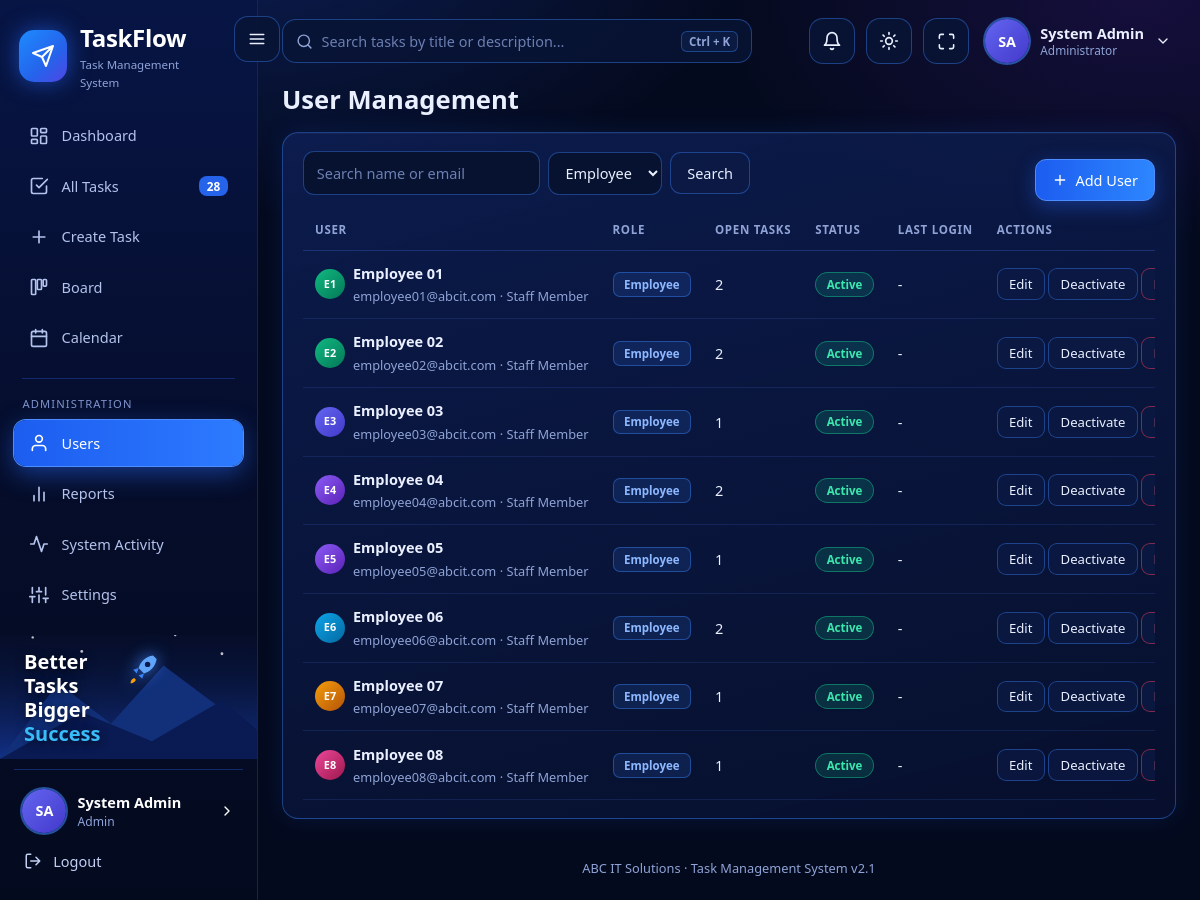
/admin/users.php?role=employee (signed in), run on the app's committed database.
### tables this page shows
CREATE TABLE users (
  id INT AUTO_INCREMENT PRIMARY KEY,
  full_name VARCHAR(150) NOT NULL,
  email VARCHAR(150) NOT NULL UNIQUE,
  password_hash VARCHAR(255) NOT NULL,
  role ENUM('admin','manager','employee') NOT NULL DEFAULT 'employee',
  phone VARCHAR(30) NULL,
  job_title VARCHAR(100) NULL,
  is_active TINYINT(1) NOT NULL DEFAULT 1,
  failed_logins TINYINT UNSIGNED NOT NULL DEFAULT 0,
  locked_until DATETIME NULL,
  last_login DATETIME NULL,
  created_at TIMESTAMP NOT NULL DEFAULT CURRENT_TIMESTAMP,
  INDEX idx_role (role)
);

### config/database.php (called while the page is built, shortened)
<?php
class Database
{
    private static ?PDO $pdo = null;
    public static function getConnection(): PDO
    {
        if (self::$pdo === null) {
            try {
                self::$pdo = new PDO('mysql:host=' . self::HOST . ';dbname=' . self::NAME . ';charset=utf8mb4', self::USER, self::PASS, self::OPTIONS);
                self::$pdo->exec("SET time_zone = '" . DB_TIME_ZONE . "'");
            } catch (PDOException $e) {
                $base = defined('BASE_URL') ? BASE_URL : '';
                die('<h3>Database connection failed</h3><p>Start MySQL in XAMPP, then open <a href="' . htmlspecialchars($base) . '/install.php">install.php</a> to create the database.</p><pre>' . htmlspecialchars($e->getMessage()) . '</pre>');
            }
        }
        return self::$pdo;
    }
}

### admin/users.php (the view, shortened to what this page needs)
<?php
require_once __DIR__ . '/../config/config.php';
$user = require_role(['admin']);
$q = trim($_GET['q'] ?? ''); $role = $_GET['role'] ?? '';
$where = ['1=1']; $p = [];
if (isset(ROLES[$role])) { $where[] = 'u.role = ?'; $p[] = $role; }
$w = implode(' AND ', $where); $page = page_num();
$c = db()->prepare("SELECT COUNT(*) FROM users u WHERE $w"); $c->execute($p); $total = (int)$c->fetchColumn();
$st = db()->prepare("SELECT u.*, (SELECT COUNT(*) FROM tasks t WHERE t.assigned_to = u.id AND t.status <> 'Completed') open_tasks FROM users u WHERE $w ORDER BY FIELD(u.role,'admin','manager','employee'), u.full_name LIMIT " . PER_PAGE . ' OFFSET ' . (($page - 1) * PER_PAGE));
$st->execute($p); $rows = $st->fetchAll();
$pageTitle = 'User Management'; include __DIR__ . '/../includes/header.php';
?>
<div class="card"><div class="row between wrap">
  <form class="filters" method="get"><input name="q" placeholder="Search name or email" value="<?= e($q) ?>">
    <select name="role" data-autosubmit><option value="">All roles</option><?php foreach (ROLES as $k => $v): ?><option value="<?= $k ?>" <?= $role === $k ? 'selected' : '' ?>><?= $v ?></option><?php endforeach; ?></select>
    <button class="btn">Search</button></form>
  <a class="btn primary" href="<?= e(url('admin/user_form.php')) ?>"><?= icon('plus', 16) ?> Add User</a></div>
<div class="table-wrap"><table><thead><tr><th>User</th><th>Role</th><th>Open tasks</th><th>Status</th><th>Last login</th><th>Actions</th></tr></thead><tbody>
<?php foreach ($rows as $r): $locked = $r['locked_until'] && strtotime($r['locked_until']) > time(); ?><tr>
  <td><span class="who"><?= avatar($r['full_name']) ?><span><b><?= e($r['full_name']) ?></b><br><span class="muted small"><?= e($r['email']) ?><?= $r['job_title'] ? ' &middot; ' . e($r['job_title']) : '' ?></span></span></span></td>
  <td><?= badge(ROLES[$r['role']], 'role') ?></td><td><?= $r['role'] === 'employee' ? (int)$r['open_tasks'] : '-' ?></td>
  <td><?= $r['is_active'] ? badge('Active', 'completed') : badge('Inactive', 'overdue') ?> <?= $locked ? badge('Locked', 'urgent') : '' ?></td>
  <td><?= $r['last_login'] ? e(time_ago($r['last_login'])) : '-' ?></td>
  <td class="actions"><a class="btn sm" href="<?= e(url('admin/user_form.php?id=' . $r['id'])) ?>">Edit</a>
  <?php if ($r['id'] != $user['id']): ?>
    <form method="post" class="inline"><button class="btn sm"><?= $r['is_active'] ? 'Deactivate' : 'Activate' ?></button></form>
    <form method="post" class="inline" data-confirm="Delete <?= e($r['full_name']) ?> permanently?"><button class="btn sm danger"></button></form>
  <?php endif; ?></td></tr><?php endforeach; ?>
</tbody></table></div><?= pager($total, $page) ?></div>
<?php include __DIR__ . '/../includes/footer.php'; ?>

### includes/header.php (shortened to what this page needs)
<?php
$user = $user ?? require_login();
$unread = unread_count($user['id']);
$nav = [
  'admin' => [['Overview', [['Dashboard','admin/dashboard.php','dashboard'],['All Tasks','tasks/index.php','tasks'],['Create Task','manager/task_form.php','plus'],['Board','tasks/board.php','board'],['Calendar','tasks/calendar.php','calendar']]],
              ['Administration', [['Users','admin/users.php','user'],['Reports','reports/index.php','chart'],['System Activity','admin/activity.php','activity'],['Settings','admin/settings.php','sliders']]]],
  'manager' => [['Overview', [['Dashboard','manager/dashboard.php','dashboard'],['Tasks','tasks/index.php','tasks'],['Board','tasks/board.php','board'],['Calendar','tasks/calendar.php','calendar']]],
                ['Manage', [['Create Task','manager/task_form.php','plus'],['Projects','manager/projects.php','folder'],['Reports','reports/index.php','chart']]]],
  'employee' => [['My Work', [['Dashboard','employee/dashboard.php','dashboard'],['My Tasks','tasks/index.php','tasks'],['My Board','tasks/board.php','board'],['Calendar','tasks/calendar.php','calendar'],['Task History','employee/history.php','clock']]]],
][$user['role']];
if ($user['role'] === 'employee') { $bc = db()->prepare("SELECT COUNT(*) FROM tasks WHERE assigned_to = ? AND status <> 'Completed'"); $bc->execute([$user['id']]); $navCount = (int)$bc->fetchColumn(); }
else $navCount = (int)db()->query('SELECT COUNT(*) FROM tasks')->fetchColumn();
$here = $_SERVER['SCRIPT_NAME'];
?><!DOCTYPE html>
<html lang="en" data-theme="dark"><head><meta charset="utf-8"><meta name="viewport" content="width=device-width, initial-scale=1">
<link rel="stylesheet" href="<?= e(url('assets/css/style.css')) ?>"></head>
<body>
<aside class="sidebar" id="sidebar">
  <a class="brand" href="<?= e(url(home_for($user['role']))) ?>"><span class="logo"><?= icon('send', 24) ?></span><span>TaskFlow<small>Task Management System</small></span></a>
  <nav><?php foreach ($nav as $gi => [$group, $items]): ?><?php if ($gi > 0): ?><div class="grp"><?= e($group) ?></div><?php endif; ?>
    <?php foreach ($items as [$label, $path, $ic]): ?><a href="<?= e(url($path)) ?>" class="<?= substr($here, -strlen($path)) === $path ? 'active' : '' ?>"><?= icon($ic, 20) ?><span><?= e($label) ?></span><?php if ($path === 'tasks/index.php'): ?><em class="cnt"><?= $navCount ?></em><?php endif; ?></a><?php endforeach; endforeach; ?></nav>
  <?= art_sidebar() ?>
  <div class="side-foot"><a href="<?= e(url('auth/profile.php')) ?>" class="me"><?= avatar($user['full_name'], 'lg') ?><span><b><?= e($user['full_name']) ?></b><small><?= e(ROLES[$user['role']]) ?></small></span><?= icon('right', 16) ?></a>
    <a class="logout" href="<?= e(url('auth/logout.php')) ?>"><?= icon('logout', 18) ?> Logout</a></div>
</aside>
<button id="menuBtn" class="icon-btn" type="button" aria-label="Toggle navigation" aria-controls="sidebar" aria-expanded="true" title="Toggle navigation"><?= icon('menu') ?></button>
<main class="main">
  <header class="topbar">
    <form class="search" action="<?= e(url('tasks/index.php')) ?>" method="get"><?= icon('search', 17) ?><input id="gsearch" name="q" placeholder="Search tasks by title or description..." aria-label="Search tasks"><kbd>Ctrl + K</kbd></form>
    <div class="tb-right">
      <a class="icon-btn bell" href="<?= e(url('notifications.php')) ?>" aria-label="Notifications"><?= icon('bell', 20) ?><?php if ($unread): ?><span class="dotn"><?= $unread > 9 ? '9+' : $unread ?></span><?php endif; ?></a>
      <button id="themeBtn" class="icon-btn" aria-label="Toggle light / dark mode" title="Light / dark mode"><?= icon('sun', 20) ?></button>
      <button id="fsBtn" class="icon-btn" aria-label="Full screen" title="Full screen"><?= icon('expand', 19) ?></button>
      <div class="usermenu" id="userMenu"><button class="um-btn" aria-haspopup="true"><?= avatar($user['full_name'], 'lg') ?><span><b><?= e($user['full_name']) ?></b><small><?= e($user['role'] === 'admin' ? 'Administrator' : ROLES[$user['role']]) ?></small></span><?= icon('down', 16) ?></button>
        </div>
    </div>
  </header>
  <div class="page-content">
  <?php if (!empty($greeting)): ?>
  <div class="greet"><span class="wave">&#128075;</span><div><small><?= e(greeting_word()) ?>,</small><h1><?= e($user['full_name']) ?> <?= icon('badge', 22) ?></h1><p><?= e($greeting) ?></p></div></div>
  <?php else: ?><h1 class="ptitle"><?= e($pageTitle ?? '') ?></h1><?php endif; ?>

### includes/functions.php (shortened to what this page needs)
<?php
function cut(string $s, int $start, ?int $len = null): string { return function_exists('mb_substr') ? mb_substr($s, $start, $len) : substr($s, $start, $len); }
function e($v): string { return htmlspecialchars((string)$v, ENT_QUOTES, 'UTF-8'); }
function url(string $p = ''): string { return BASE_URL . '/' . ltrim($p, '/'); }
function db(): PDO { return Database::getConnection(); }
function current_user(): ?array
{
    static $u = false;
    if ($u === false) {
        $u = null;
        if (!empty($_SESSION['uid'])) {
            $st = db()->prepare('SELECT id, full_name, email, phone, job_title, role, is_active FROM users WHERE id = ? AND is_active = 1');
            $st->execute([$_SESSION['uid']]);
            $u = $st->fetch() ?: null;
        }
    }
    return $u;
}
function home_for(string $role): string { return $role . '/dashboard.php'; }
function require_login(bool $json = false): array
{
    $u = current_user();
    return $u;
}
function require_role(array $roles): array
{
    $u = require_login();
    return $u;
}
function badge(string $text, string $kind): string
{
    return '<span class="badge b-' . e(strtolower(str_replace(' ', '-', $kind))) . '">' . e($text) . '</span>';
}
function avatar(string $name, string $cls = ''): string
{
    $parts = preg_split('/\s+/', trim($name));
    $second = $parts[1] ?? '';
    $ini = strtoupper(cut($parts[0], 0, 1) . ($second === '' ? '' : (ctype_digit($second) ? (ltrim($second, '0') ?: '0') : cut($second, 0, 1))));
    return '<span class="avatar a' . (crc32($name) % 6) . ' ' . $cls . '">' . e($ini) . '</span>';
}
function icon(string $n, int $s = 18): string
{
    return '<svg class="ic" width="' . $s . '" height="' . $s . '" viewBox="0 0 24 24" fill="none" stroke="currentColor" stroke-width="2" stroke-linecap="round" stroke-linejoin="round" aria-hidden="true">' . ($p[$n] ?? '') . '</svg>';
}
function page_num(): int { return max(1, (int)($_GET['page'] ?? 1)); }

### data on the page
users: full_name "SA SA", full_name "System Admin", role "Admin", role "Administrator"
users: full_name "E1", full_name "Employee 01", email "employee01@abcit.com", job_title "Staff Member", text "Employee Active", open_tasks "2", is_active "Deactivate"
users: full_name "E2", full_name "Employee 02", email "employee02@abcit.com", job_title "Staff Member", text "Employee Active", open_tasks "2", is_active "Deactivate"
users: full_name "E3", full_name "Employee 03", email "employee03@abcit.com", job_title "Staff Member", text "Employee Active", open_tasks "1", is_active "Deactivate"
users: full_name "E4", full_name "Employee 04", email "employee04@abcit.com", job_title "Staff Member", text "Employee Active", open_tasks "2", is_active "Deactivate"
users: full_name "E5", full_name "Employee 05", email "employee05@abcit.com", job_title "Staff Member", text "Employee Active", open_tasks "1", is_active "Deactivate"
users: full_name "E6", full_name "Employee 06", email "employee06@abcit.com", job_title "Staff Member", text "Employee Active", open_tasks "2", is_active "Deactivate"
users: full_name "E7", full_name "Employee 07", email "employee07@abcit.com", job_title "Staff Member", text "Employee Active", open_tasks "1", is_active "Deactivate"
users: full_name "E8", full_name "Employee 08", email "employee08@abcit.com", job_title "Staff Member", text "Employee Active", open_tasks "1", is_active "Deactivate"

### other printed values
$label "Dashboard"
$label "All Tasks"
$navCount "28"
$label "Create Task"
$label "Board"
$label "Calendar"
$group "ADMINISTRATION"
$label "Users"
$label "Reports"
$label "System Activity"
$label "Settings"
$pageTitle "User Management"
company_name() "ABC IT Solutions"
APP_VERSION "2.1"
form field role "Employee"
